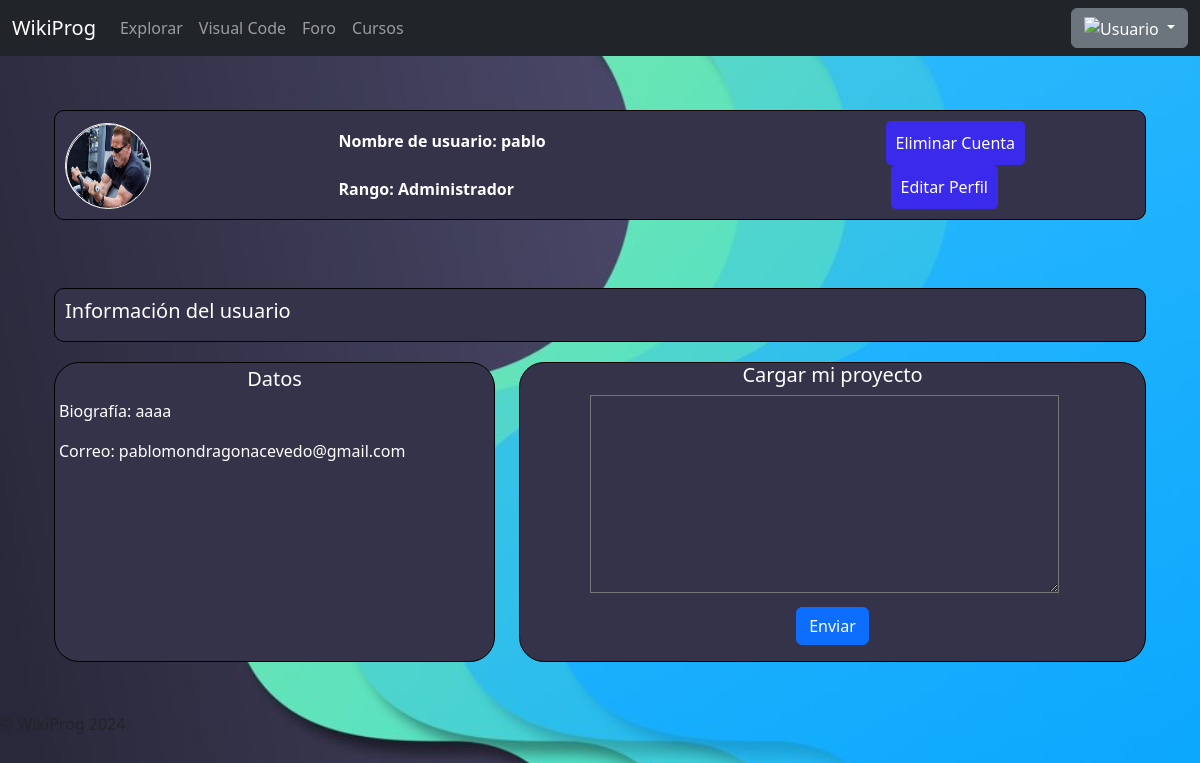
Screenshot of /wikiprog/controller/controlador.php?seccion=seccion9 (signed in) with the database file from the repository.
### tables this page shows
CREATE TABLE `usuario` (
  `usuario_id` int(11) NOT NULL AUTO_INCREMENT,
  `usuario` varchar(45) NOT NULL,
  `img_usuario` varchar(45) NOT NULL DEFAULT 'null',
  `correo` varchar(50) NOT NULL,
  `biografia` varchar(45) NOT NULL,
  `contraseña` varchar(45) NOT NULL,
  `rango_id` int(11) NOT NULL,
  `fecha_registro` timestamp NOT NULL DEFAULT current_timestamp(),
  `intentos_fallidos` int(11) DEFAULT 0,
  `cuenta_bloqueada` tinyint(1) DEFAULT 0,
  PRIMARY KEY (`usuario_id`),
  KEY `rango_id` (`rango_id`),
  CONSTRAINT `usuario_ibfk_1` FOREIGN KEY (`rango_id`) REFERENCES `rango` (`rango_id`)
);

### wikiprog/controller/controlador.php (called while the page is built, shortened)
<?php
$vistas_path = "../view/";
include($vistas_path . "../view/plantilla.php");
?>

### wikiprog/view/seccion9.php (the view, shortened to what this page needs)
<?php
include '../model/db_config.php';
$usuario_id = $_SESSION['usuario_id'];
$sql = "SELECT usuario, correo, biografia, img_usuario, rango_id FROM usuario WHERE usuario_id = ?";
$stmt = $conn->prepare($sql);
$stmt->bind_param("i", $usuario_id);
$stmt->execute();
$result = $stmt->get_result();
if ($result->num_rows > 0) {
    while ($row = $result->fetch_assoc()) {
        $rango_texto = "Desconocido";
        if (isset($row["rango_id"])) {
            switch ($row["rango_id"]) {
                case 2:
                    $rango_texto = "Administrador";
                    break;
            }
        }
        ?>
        <div class="container">
            <div class="container_titulo">
                <div class="row">
                    <div class="col-md-3">
                        <div class="circulo"><img src="../img_usuario/<?php echo htmlspecialchars($row["img_usuario"]); ?>"
                                alt="Imagen de perfil" width="100%" height="100%" class="circulo"></div>
                    </div>
                    <div class="col-md-3">
                        <p>Nombre de usuario: <?php echo htmlspecialchars($row["usuario"]); ?></p><br>
                        <p>Rango: <?php echo htmlspecialchars($rango_texto); ?></p>
                    </div>
                    <div class="col-md-3">
                        <button type="button" id="eliminarCuentaBtn" onclick="abrirModal()">Eliminar Cuenta</button>
                        <button type="button" style="margin-left: 5px;"><a href="controlador.php?seccion=seccion10"
                                style="text-decoration: none; color: white;">Editar Perfil</a></button>
                    </div>
                </div>
            </div>
            <br><br>
            <div class="container_usuario">
                <div class="row">
                    <div class="col-md-3">
                        <h5 style="color: white;">Información del usuario</h5>
                    </div>
                    <div class="col-md-9">
                    </div>
                </div>
            </div>
            <div class="container_proyecto">
                <div class="row">
                    <div class="col-md-5 d-flex flex-column align-items-start">
                        <div id="columna1" class="kj">
                            <h5 style="color: white; text-align: center;">Datos</h5>
                            <p style="color: white;">Biografía: <?php echo htmlspecialchars($row["biografia"]); ?></p>
                            <p style="color: white;">Correo: <?php echo htmlspecialchars($row["correo"]); ?></p>
                        </div>
                    </div>
                    <div class="col-md-7 d-flex flex-column align-items-center">
                        <div id="columna2" class="div">
                            <h5 style="color: white; text-align: center;">Cargar mi proyecto</h5>
                            <form action="../model/actualizar_datos.php" method="POST" enctype="multipart/form-data">
                                <textarea id="proyectoTextArea" class="w-75" style="margin-left: 70px;" cols="15"
                                    rows="8"></textarea><br>
                                <center>
                                    <button type="submit" class="btn btn-primary mt-2">Enviar</button>
                                </center>
                            </form>
                        </div>
                    </div>
                </div>
            </div>
        </div>
        <?php
    }
} else {
    echo "0 resultados";
}
?>

### wikiprog/css/estilo.css (style rules this page uses)
body { padding-top: 60px; padding-bottom: 40px; background-image: url(img/FONDO.png); background-repeat: repeat; background-size: cover; overflow-x: hidden; }
body { background-image: url(img/FONDO.png); background-repeat: repeat; background-size: cover; }
.container_titulo { background-color: #353349; padding: 10px; border-radius: 10px; margin-bottom: 20px; border: 1px solid black; }
.container_titulo .row, .container_titulo .col-md-3 { align-items: center; }
.container_titulo .col-md-3 .circulo { width: 85px; height: 85px; border-radius: 50%; border: 1px solid white; }
.container_titulo p { margin: 0; color: white; font-weight: bold; }
.container_titulo button[type="button"] { background-color: #3a2aeb; color: white; border: none; padding: 10px; border-radius: 5px; cursor: pointer; }
.container_usuario { background-color: #353349; padding: 10px; border-radius: 10px; margin-bottom: 20px; border: 1px solid black; }
#columna1 { background-color: #353349; width: 100%; height: 300px; border: 1px solid black; border-radius: 25px; padding: 4px; }
#columna2 { background-color: #353349; width: 100%; height: 300px; border: 1px solid black; border-radius: 25px; }
#columna2 textarea { background-color: #353349; }

### rows the page displays
usuario: img_usuario (picture), usuario "pablo", rango "Administrador", biografia "aaaa", correo "pablomondragonacevedo@gmail.com"
